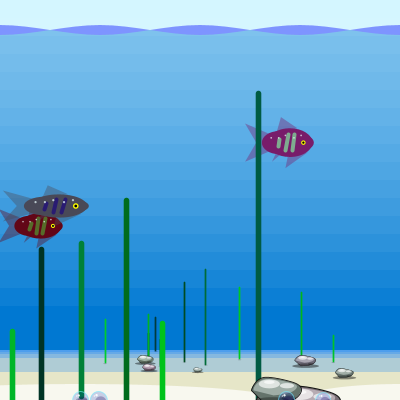
Frame 1 (no input)
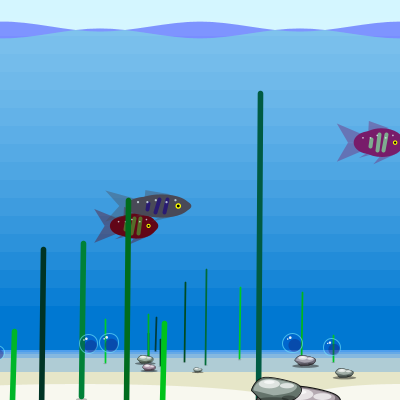
Frame 60 (the mouse pressed at the canvas centre just before this capture)
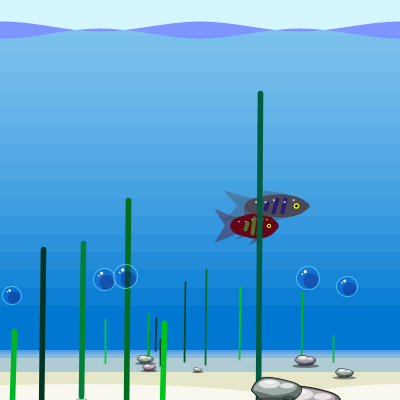
Frame 120 (the mouse held since frame 60 and released just before this capture)

The Processing sketch that drew these frames (run headless with seeded random() and noise(); from frame 60 on, the mouse is pressed at the canvas centre):

// Processing sketch: fishPDE
// ── fishPDE.pde
void setup(){
  size(400,400);
}  

int NUMBER_NEW_FISH = 8;
int CanvasSX = 400;  //set these to the canvas/setup() values
int CanvasSY = 400;  //use to refer to canvas width and height

float counter = 0;
int horizon = CanvasSY*7/8;



public void drawWaves(){
fill(229, 255, 255);
noStroke();
rect(0,0,CanvasSX,30);
fill(0, 0, 255);
beginShape();
curveVertex(-CanvasSX/4,  25);
curveVertex(0,  35+4*sin(counter));
curveVertex(CanvasSX*1/4,  25+4*sin(counter));
curveVertex(CanvasSX*1/2,  35+4*sin(counter));
curveVertex(CanvasSX*3/4,  25+4*sin(counter));
curveVertex(CanvasSX, 35+4*sin(counter));
curveVertex(CanvasSX+CanvasSX*1/4, 25+4*sin(counter));
curveVertex(CanvasSX+CanvasSX*1/4, 35-4*sin(counter));
curveVertex(CanvasSX, 25-4*sin(counter));
curveVertex(CanvasSX*3/4,  35-4*sin(counter));
curveVertex(CanvasSX*1/2,  25-4*sin(counter));
curveVertex(CanvasSX*1/4,  35-4*sin(counter));
curveVertex(0, 25-4*sin(counter));
curveVertex(-CanvasSX/4, 35);
endShape();
}

public void shadeSky(){
  fill(212, 242, 255,15);
  for (int i = 0; i<18; i++) {rect(0, 0, CanvasSX, i*18);}
}  

public void shadeGround(){
  fill(230, 230, 200);
  rect(0,horizon,CanvasSX,CanvasSY-horizon);
  fill(0, 123, 255, 61); //fill(0, 0, 0,35);
  for (int i = 1; i<5; i++) {rect(0, horizon, CanvasSX, CanvasSY/(8+10*i*i));}
  fill(255, 255, 255,180);
  ellipse(CanvasSX*1/5, CanvasSY, CanvasSX, CanvasSY*2/25);
  ellipse(CanvasSX, CanvasSY, CanvasSX*1/2, CanvasSY*2/25);
} 


public class Plant{
  public PVector P;
  public float sizeX;
  public float sizeY;
  public float sF;
  public float colorG;
  public float colorB;
  public Plant(float sF, float Yvariation){
    this.P = new PVector (1,1);
    this.P.x = random(0, CanvasSX);
    this.P.y = random(Yvariation+CanvasSY*19/20, Yvariation+CanvasSY);
    this.sizeY = random(CanvasSY*1/10,CanvasSY*1/2);
    this.sF = sF;
    this.colorG = random(50,225);
    this.colorB = random(25,75);
  }
  public void update(){
    if (this.P.x < -this.sF*20) {this.P.x = random(CanvasSX, CanvasSX*3/2);}
  }
  public void drawObject(){  
    pushMatrix();
    translate(this.P.x,this.P.y);
    scale(this.sF);
    fill(0, 0, 0,60);
    ellipse(0,2,7,2);
    stroke(0, this.colorG, this.colorB);
    strokeWeight(3.5*CanvasSX/400);
    line(0, 0, 1.5*sin(counter), -this.sizeY);
    noStroke();
    popMatrix();
    this.update();  
  }
}

Plant[] myPlantsL = new Plant[6]; { //larger plants in forground
  for (int i=0; i < myPlantsL.length; i++) {
    myPlantsL[i]= new Plant(1.6, CanvasSX/25);} 
}

Plant[] myPlantsS = new Plant[10]; { //smaller plants in background
  for (int i=0; i < myPlantsS.length; i++) {
    myPlantsS[i]= new Plant(0.5,-CanvasSX/12);} 
}


public class Fish {
  public PVector P;
  public float sizeX;  
  public float sizeY;
  public float colorR;
  public float colorG;
  public float colorB;
  public float stripeR;
  public float stripeG;
  public float stripeB;
  public Fish(float X, float Y){
    this.P = new PVector (X, Y);
    this.colorR = random(0,125);
    this.colorG = random(0,125);
    this.colorB = random(0,125);
    this.stripeR = random(0,255);
    this.stripeG = random(0,255);
    this.stripeB = random(0,255);
    this.sizeX = random(CanvasSX/10,CanvasSX/7); 
    this.sizeY = random(CanvasSY/20, CanvasSY/13);
  }
  public void update(){
    this.P.x += 1.5*abs(sin(counter/5))+random(1,2);
    if (this.P.x > CanvasSX+60){ this.P.x = -80;}
  }
  public void drawObject(){
    pushMatrix();
    translate(this.P.x, this.P.y);
    //triangles for fins
    fill(this.colorR,this.colorG,this.colorB, 100);
    triangle(0, 0,  -this.sizeX, -this.sizeY*2/3,  -this.sizeX*3/4, 0);
    triangle(0, 0,  -this.sizeX, this.sizeY*2/3,  -this.sizeX*3/4, 0);
    triangle  (-this.sizeX*3/10, -this.sizeY/3,  //top  
               -this.sizeX*2/10-abs(sin(counter)*this.sizeX/10), -this.sizeY*8/9+abs(sin(counter)*this.sizeX/10),  
                this.sizeX/6, -this.sizeY/2);     
    triangle  (this.sizeX*2/5, this.sizeY/3,   
               -this.sizeX*1/10-abs(sin(counter)*this.sizeX/10), this.sizeY*8/9-abs(sin(counter)*this.sizeX/10),   
               -this.sizeX/20, this.sizeY/2);    
    triangle  (-this.sizeX*3/10, this.sizeY/3,   
               -this.sizeX*4/10-abs(sin(counter)*this.sizeX/8), this.sizeY*6/9-abs(sin(counter)*this.sizeX/10),   
               -this.sizeX/5, this.sizeY*2/5);    
    //main body, tail, head are three ellipses
    fill(this.colorR,this.colorG,this.colorB);
    ellipse(0, 0, this.sizeX, this.sizeY);
    ellipse(this.sizeX/5, 0, this.sizeX*2/3, this.sizeY*3/5);
    ellipse(-this.sizeX/4, 0, this.sizeX*3/4, this.sizeY*4/5);
    //random body stripes
    stroke(this.stripeR, this.stripeG, this.stripeB);
    strokeWeight(4);
    line(this.sizeX*1/9, -this.sizeY*3/10,   this.sizeX/20, this.sizeY*2/7);
    line(-this.sizeX*1/25, -this.sizeY*3/10,   -this.sizeX*2/20, this.sizeY*2/7);
    line(-this.sizeX*2/9, -this.sizeY*1/10,   -this.sizeX*5/20, this.sizeY*1/7);
    noStroke();
    //scales
    fill(235, 255, 255, 180);
    ellipse(this.sizeX/4, -this.sizeY/4, this.sizeX/25, this.sizeX/25);
    ellipse(this.sizeX/11, -this.sizeY/6, this.sizeX/25, this.sizeX/25);
    ellipse(-this.sizeX*1/10, -this.sizeY/4, this.sizeX/25, this.sizeX/25);
    ellipse(-this.sizeX*1/4, -this.sizeY/6, this.sizeX/25, this.sizeX/25);
    ellipse(-this.sizeX*5/12, -this.sizeY/6, this.sizeX/25, this.sizeX/25);
    //eyes
    noStroke();
    fill(255, 255, 0);
    ellipse(this.sizeX*3/10, 0, this.sizeX/10, this.sizeX/10); 
    fill(0, 0, 0);
    ellipse(this.sizeX*3/10, 0, this.sizeX/20, this.sizeX/20);
    popMatrix();
    this.update();
  }
}  

Fish[] myFish = new Fish[3]; {
  for (int i=0; i < myFish.length; i++){
    myFish[i]= new Fish(random(0,CanvasSX),random(CanvasSY/4,CanvasSY*3/4));
  } 
}


public class Bubble{
  public PVector P;
  public PVector V;
  public PVector A;
  public float sF;
  public float rot;
  public float sizeX;  
  public float sizeY;
  public Bubble(float X, float Y, float sF, float rot){
    this.P = new PVector (X, Y);
    this.V = new PVector (0, 0);
    this.A = new PVector (0, 0);
    this.sF = sF;
    this.rot = rot;
    this.sizeX = random(CanvasSX*1/80,CanvasSX*3/60);
    this.sizeY = this.sizeX; //width and height are the same for this object
  }  
  public void update(){
    this.sizeX+=sin(random(0,2)*counter)/10;
    this.sizeY = this.sizeX;
    this.P.x+=sin(counter/2)/4+random(-0.4,0.6);
    this.P.y-=1*this.sizeX/25+random(0,0.5);
  }
  public void checkBounds(){
    if (this.P.y < 1.5/10*CanvasSY){this.P.y = CanvasSY+this.sizeY;}
    if (this.P.x + this.sizeX < 0){this.P.x = CanvasSX + this.sizeX;}
    if (this.P.x - this.sizeX > CanvasSX){this.P.x = - this.sizeX ;}
  }
  public void drawObject(){
    pushMatrix();
    translate(this.P.x, this.P.y);
    scale(this.sF);
    stroke(120, 240, 255, 150); 
    strokeWeight(1);
    fill(0, 35, 191,50);
    ellipse(0,0,this.sizeX, this.sizeX);
    noStroke();
    fill(27, 0, 84,70);
    ellipse(0.12*this.sizeX,0.12*this.sizeX,this.sizeX/1.5, this.sizeX/1.5);
    fill(255, 255, 255, 230);
    ellipse(-0.12*this.sizeX,-0.28*this.sizeX,this.sizeX/7, this.sizeX/7);
    ellipse(-0.25*this.sizeX,-4,this.sizeX/12, this.sizeX/12);
    popMatrix();
    this.update();
    this.checkBounds();
  }
}

Bubble[] myBubbles = new Bubble[5];{
  for (int i=0; i < myBubbles.length; i++){
    myBubbles[i]= new Bubble(random(0,460),400,1,0);
  } 
}



public class Rock{
  public PVector P;
  public PVector V;
  public PVector A;
  public float sF;
  public float rot;
  public float sizeX;  
  public float sizeY;
  public float colorR;
  public float colorG;
  public float colorB;
  public Rock (float sF, float Yvariation){
    this.P = new PVector (0, 0);
    this.V = new PVector (0, 0);
    this.A = new PVector (0, 0);
    this.P.x = random(0,400);
    this.P.y = random(Yvariation+CanvasSY*19/20, Yvariation+CanvasSY);
    this.colorR = random(100,125);
    this.colorG = random(100,125);
    this.colorB = random(100,125);
    this.sF = sF + random(-0.3,0.3); //randomize size a little
    this.rot = radians(-45); //I don't want to draw this again it's easier to just rotate the original
  }
  public void update(){
    if (this.P.x < -CanvasSX*1/5){this.P.x = random(CanvasSX, CanvasSX*3/2);}
  }
  public void drawObject(){
    pushMatrix();
    translate(this.P.x, this.P.y);
    scale(this.sF);
    fill(0, 0, 0,110);
    ellipse(20,13,36,5);
    rotate(this.rot);
    strokeWeight(0.5);
    stroke(20, 20, 20);
    fill(this.colorR,this.colorG,this.colorB);
    beginShape();
    curveVertex(0,15);
    curveVertex(0,8);
    curveVertex(10,8);
    curveVertex(20,22);
    curveVertex(20,28);
    curveVertex(12,28);
    curveVertex(0,18);
    curveVertex(0,8);
    endShape(CLOSE);
    noStroke();
    fill(this.colorR+100,this.colorG+100,this.colorB+100,150);
    beginShape();
    curveVertex(4,18);
    curveVertex(1,9);
    curveVertex(10,9);
    curveVertex(20,23);
    curveVertex(16,25);
    curveVertex(7,19);
    curveVertex(2,13);
    endShape(CLOSE);
    fill(255, 255, 255,170);
    rotate(-this.rot);
    ellipse(16,2,12,5);
    ellipse(26,3,8,3);
    ellipse(16,1,6,2);
    fill(0, 0, 0,80);
    ellipse(18,11,18,3);
    ellipse(27,10,8,3);
    popMatrix();
    this.update(); 
  }
}

Rock[] myRocksL = new Rock[3]; { //larger Rocks in forground
  for (int i=0; i < myRocksL.length; i++) {
    myRocksL[i]= new Rock(2, 0);} 
}
Rock[] myRocksS = new Rock[5]; { //smaller Rocks in background
  for (int i=0; i < myRocksS.length; i++) {
    myRocksS[i]= new Rock(0.5, -25);} 
}



public int fishAdded = 0;
public Fish[] addedFish = new Fish [NUMBER_NEW_FISH];
//add up to NUMBER_NEW_FISH with mouseclick. fishAdded tracks instances.
public void drawAddedFish(){
  for (int i = 0; i < fishAdded; i++) {addedFish[i].drawObject();}
}

//myArrays:  myBubbles, myFish, myPlantsL, myPlantsS
public void drawArrays(){
  for (int i = 0; i < myPlantsS.length; i++){myPlantsS[i].drawObject();}
  for (int i = 0; i < myRocksS.length; i++){myRocksS[i].drawObject();}
  for (int i = 0; i < myFish.length; i++){myFish[i].drawObject();}
  if (fishAdded > 0){drawAddedFish();} // do not call this unless there is a fish added to the array!
  for (int i = 0; i < myPlantsL.length; i++){myPlantsL[i].drawObject();}
  for (int i = 0; i < myRocksL.length; i++){myRocksL[i].drawObject();}
  for (int i = 0; i < myBubbles.length; i++){myBubbles[i].drawObject();}
}

void mouseClicked (){
  if ( mouseY > height/8 && mouseY < CanvasSY*5/6 && fishAdded < 8){
    fishAdded+=1;
    addedFish[fishAdded-1] = new Fish(mouseX, mouseY);
  }
}



void draw(){
background(0, 120, 210);
drawWaves();
shadeSky();
shadeGround();
drawArrays();

counter+=radians(1); //convert counter variable from original code to radians.
if (counter > 360) {counter = 0;}
}
